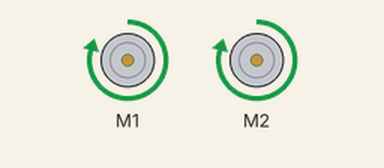
A sketch run on a simulated Arduino Uno, built with avr-gcc and run on an emulated ATmega328P. Shown: 2 × DC motor (green arrow = forward, orange = backward, longer = faster). What the sketch prints to the serial monitor is not drawn.

Above: at 0.1 s.
Timing chart, 0 to 1.6 s (numbered marks = the images above):
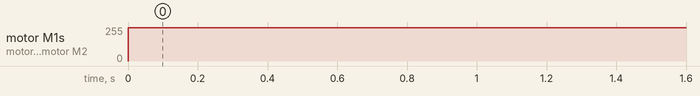

The sketch:

code.ino
```cpp
#include <AFMotor.h>

AF_DCMotor motorA(1);
AF_DCMotor motorB(2);

void setup()
{
  Serial.begin(9600);
  motorA.setSpeed(250);
  motorB.setSpeed(250);
}

void loop()
{
  //Forward
  Serial.println("Forward");
  motorA.run(FORWARD);
  motorB.run(FORWARD);
  delay(1000);

}
```

Measured:
- by itself, motor M1, motor M2: stopped → forward 250/255 at 0.00 s
